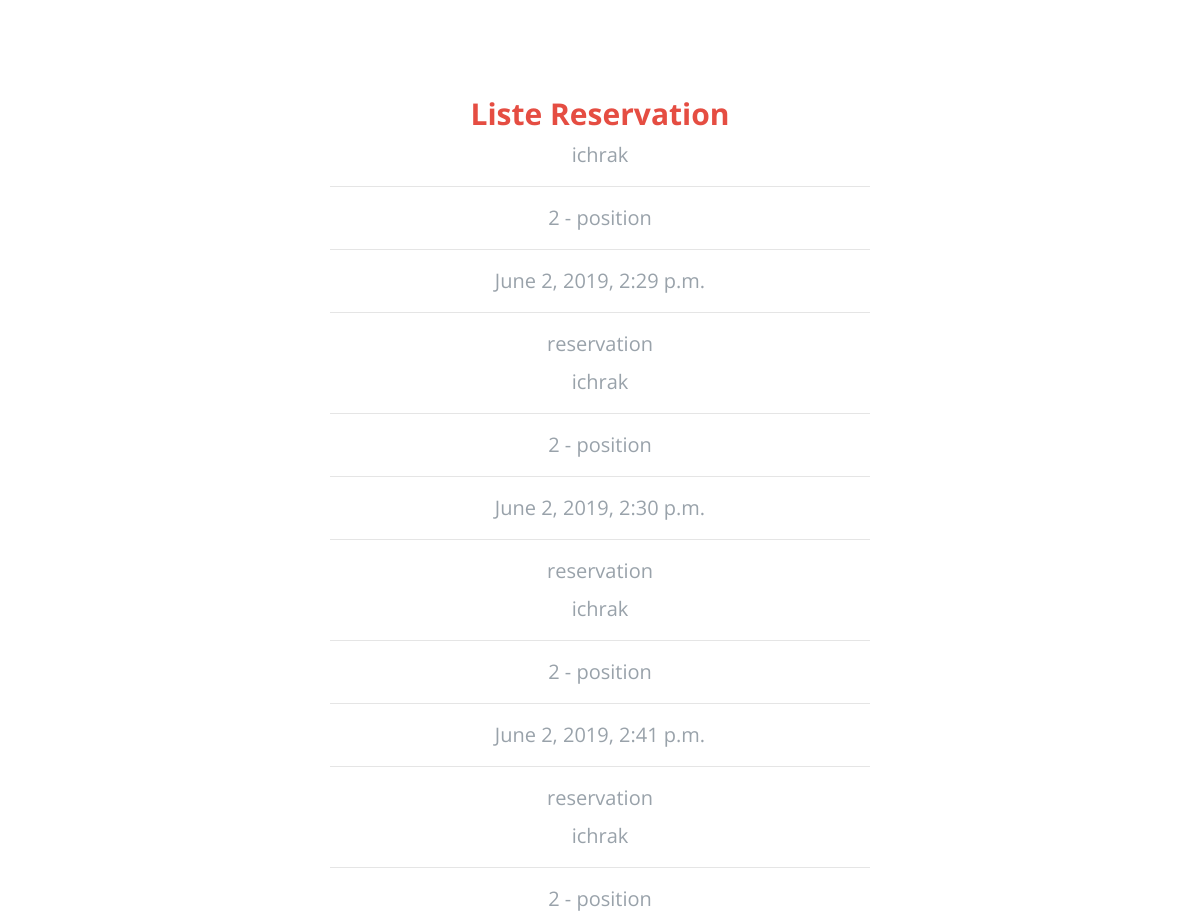
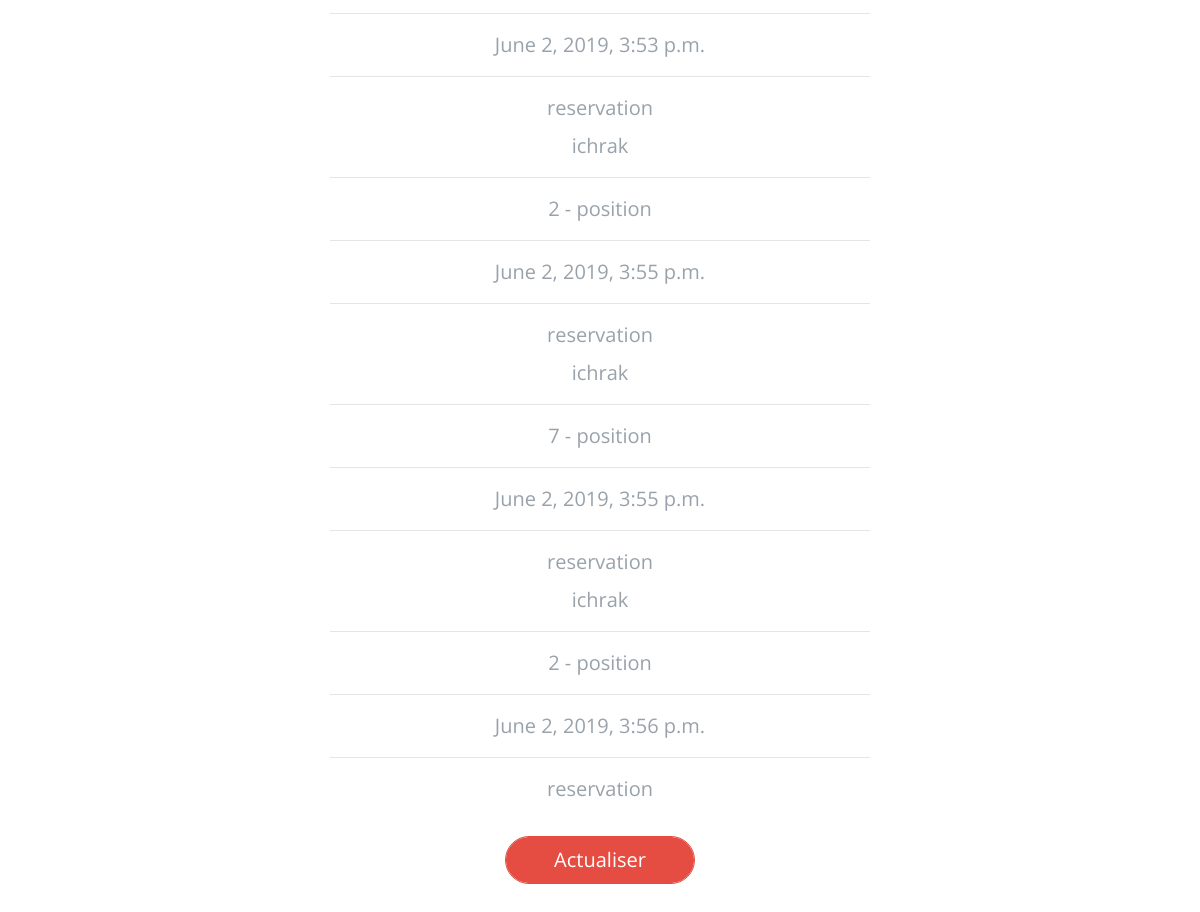
The page /worker/reservation (signed in) on the database its author committed (2 pictures, top to bottom).
### service/models.py (models this page shows, shortened)
class Reservation(models.Model):
    client = models.ForeignKey(settings.AUTH_USER_MODEL,on_delete=models.CASCADE,)
    resworker = models.ForeignKey(Worker,on_delete=models.CASCADE,)
    posclient = models.ForeignKey(PositionClient,on_delete=models.CASCADE,)
    posworker = models.ForeignKey(PositionWorker,on_delete=models.CASCADE,)
    date = models.DateTimeField('date joind', auto_now_add=True, auto_now=False)
    cat = models.ForeignKey(Categorie,on_delete=models.CASCADE,)
    tache = models.TextField()
    is_approved = models.BooleanField(editable=False, default=False)

class PositionClient(models.Model):
    currentUser = models.ForeignKey(settings.AUTH_USER_MODEL,on_delete=models.CASCADE,)
    x = models.FloatField()
    y = models.FloatField()
    def __str__(self):
        return str(self.id) + " - position"

### mobile/views.py (the view)
def reservation(request):
    currentw  = Worker.objects.get(id=request.session['access'])
    res = Reservation.objects.filter(resworker=currentw)
    return render(request, 'reservation.html', {'res' : res})

### mobile/templates/reservation.html (shortened to what this page needs)
{% load staticfiles %}
<!DOCTYPE html>
<html lang="en">
<head>
    <link href="{% static 'assets/vendor/animate.css-master/animate.min.css' %}" rel="stylesheet">
    <link href="{% static 'assets/vendor/loadscreen/css/spinkit.css' %}" rel="stylesheet">
    <link href="{% static 'assets/vendor/fontawesome/css/fontawesome-all.min.css' %}" rel="stylesheet">
    <link href="{% static 'assets/custom/css/fables-icons.css' %}" rel="stylesheet">
    <link href="{% static 'assets/vendor/bootstrap/css/bootstrap.min.css' %}" rel="stylesheet">
    <link href="{% static 'assets/vendor/bootstrap/css/bootstrap-4-navbar.css' %}" rel="stylesheet">
    <link href="{% static 'assets/vendor/portfolio-filter-gallery/portfolio-filter-gallery.css' %}" rel="stylesheet">
    <link href="{% static 'assets/vendor/fancybox-master/jquery.fancybox.min.css' %}" rel="stylesheet">
    <link href="{% static 'assets/vendor/range-slider/range-slider.css' %}" rel="stylesheet">
    <link href="{% static 'assets/vendor/owlcarousel/owl.carousel.min.css' %}" rel="stylesheet">
    <link href="{% static 'assets/vendor/owlcarousel/owl.theme.default.min.css' %}" rel="stylesheet">
    <link href="{% static 'assets/custom/css/custom.css' %}" rel="stylesheet">
    <link href="{% static 'assets/custom/css/custom-responsive.css' %}" rel="stylesheet">
</head>
<body>
<div class="container">
     <div class="row">
          <div class="col-12 col-lg-6 offset-lg-3">
              <div class="text-center my-4 my-lg-5 py-4 py-lg-5">
                  <h3 class="font-30 font-weight-bold fables-second-text-color">Liste Reservation</h3>
                  {% for i in res%}
                  <p class="font-20 fables-fifth-text-color my-2">{{i.client}}</p>
                  <hr>
                  <p class="font-20 fables-fifth-text-color my-2">{{i.posclient}}</p>
                  <hr>
                  <p class="font-20 fables-fifth-text-color my-2">{{i.date}}</p>
                  <hr>
                  <p class="font-20 fables-fifth-text-color my-2">{{i.tache}}</p>
                  {% endfor %}
                  <a href="{% url 'mobile:reservation' %}" class="btn fables-second-border-color fables-btn-rounded fables-background-link font-20 white-color px-5 py-2 mt-4">Actualiser</a>
              </div>
          </div>
     </div>
</div>
</body>
</html>

### service/static/assets/custom/css/custom.css (style rules this page uses)
body { font-family: 'Open Sans', sans-serif; }
.white-color { color: #fff; }
.fables-background-link { position: relative; }
.fables-background-link::after { position: absolute; content: ""; background-color: #E54D42; border: 2px solid #E54D42; left: 0; right: 0; border-radius: 30px; top: 0; bottom: 0; z-index: -2; opacity: 1; transition: all ease-in-out .3s; -webkit-transition: all ease-in-out .3s; -o-transition: all ease-in-out .3s; -moz-transition: all ease-in-out .3s; }
h1,h2,h3,h4,h5,h6,p { margin: 0; }
.font-20 { font-size: 20px; }
.font-30 { font-size: 30px; }
.fables-btn-rounded { border-radius: 30px; }
.fables-second-text-color { color: #E54D42 ; }
.fables-second-border-color { border-color: #E54D42 !important; }
.fables-fifth-text-color { color: #99A2AA; }

### rows shown on the page
Reservation: client "ichrak", posclient "2 - position", date "June 2, 2019, 2:29 p.m.", tache "reservation"
Reservation: client "ichrak", posclient "2 - position", date "June 2, 2019, 2:30 p.m.", tache "reservation"
Reservation: client "ichrak", posclient "2 - position", date "June 2, 2019, 2:41 p.m.", tache "reservation"
Reservation: client "ichrak", posclient "2 - position", date "June 2, 2019, 3:53 p.m.", tache "reservation"
Reservation: client "ichrak", posclient "2 - position", date "June 2, 2019, 3:55 p.m.", tache "reservation"
Reservation: client "ichrak", posclient "7 - position", date "June 2, 2019, 3:55 p.m.", tache "reservation"
Reservation: client "ichrak", posclient "2 - position", date "June 2, 2019, 3:56 p.m.", tache "reservation"
